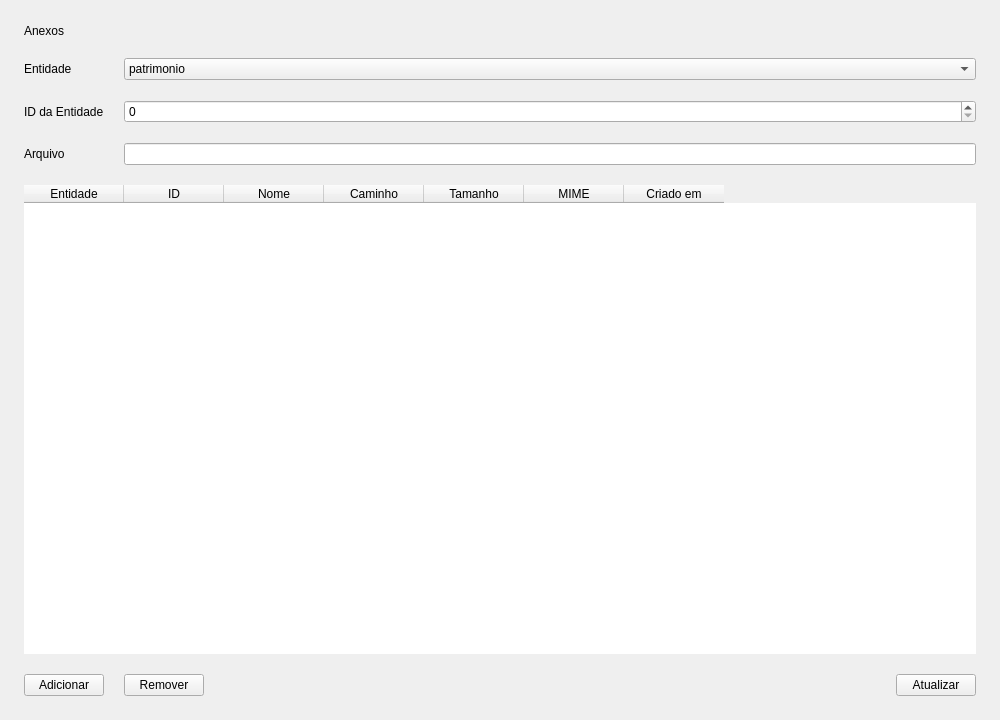
<?xml version='1.0' encoding='UTF-8'?>
<ui version="4.0">
  <class>AnexosWindow</class>
  <widget class="QWidget" name="AnexosWindow">
    <property name="geometry">
      <rect>
        <x>0</x>
        <y>0</y>
        <width>1000</width>
        <height>720</height>
      </rect>
    </property>
    <property name="windowTitle">
      <string>Anexos</string>
    </property>
    <layout class="QVBoxLayout" name="verticalLayout">
      <property name="spacing">
        <number>20</number>
      </property>
      <property name="leftMargin">
        <number>24</number>
      </property>
      <property name="topMargin">
        <number>24</number>
      </property>
      <property name="rightMargin">
        <number>24</number>
      </property>
      <property name="bottomMargin">
        <number>24</number>
      </property>
      <item>
        <widget class="QLabel" name="lbl_title">
          <property name="text">
            <string>Anexos</string>
          </property>
          <property name="alignment">
            <set>Qt::AlignmentFlag::AlignLeft | Qt::AlignmentFlag::AlignVCenter</set>
          </property>
        </widget>
      </item>
      <item>
        <layout class="QFormLayout" name="form">
          <item row="0" column="0">
            <widget class="QLabel" name="lblEnt">
              <property name="text">
                <string>Entidade</string>
              </property>
            </widget>
          </item>
          <item row="0" column="1">
            <widget class="QComboBox" name="cb_entidade">
              <item>
                <property name="text">
                  <string>patrimonio</string>
                </property>
              </item>
              <item>
                <property name="text">
                  <string>manutencao</string>
                </property>
              </item>
              <item>
                <property name="text">
                  <string>nota_fiscal</string>
                </property>
              </item>
            </widget>
          </item>
          <item row="1" column="0">
            <widget class="QLabel" name="lblEntId">
              <property name="text">
                <string>ID da Entidade</string>
              </property>
            </widget>
          </item>
          <item row="1" column="1">
            <widget class="QSpinBox" name="sb_entidade_id">
              <property name="maximum">
                <number>999999999</number>
              </property>
            </widget>
          </item>
          <item row="2" column="0">
            <widget class="QLabel" name="lblArq">
              <property name="text">
                <string>Arquivo</string>
              </property>
            </widget>
          </item>
          <item row="2" column="1">
            <widget class="QLineEdit" name="le_arquivo" />
          </item>
        </layout>
      </item>
      <item>
        <widget class="QTableWidget" name="tbl_anexos">
          <property name="frameShape">
            <enum>QFrame::Shape::NoFrame</enum>
          </property>
          <property name="frameShadow">
            <enum>QFrame::Shadow::Sunken</enum>
          </property>
          <property name="editTriggers">
            <set>QAbstractItemView::EditTrigger::NoEditTriggers</set>
          </property>
          <property name="selectionBehavior">
            <enum>QAbstractItemView::SelectionBehavior::SelectRows</enum>
          </property>
          <property name="gridStyle">
            <enum>Qt::PenStyle::NoPen</enum>
          </property>
          <property name="rowCount">
            <number>0</number>
          </property>
          <property name="columnCount">
            <number>7</number>
          </property>
          <column>
            <property name="text">
              <string>Entidade</string>
            </property>
          </column>
          <column>
            <property name="text">
              <string>ID</string>
            </property>
          </column>
          <column>
            <property name="text">
              <string>Nome</string>
            </property>
          </column>
          <column>
            <property name="text">
              <string>Caminho</string>
            </property>
          </column>
          <column>
            <property name="text">
              <string>Tamanho</string>
            </property>
          </column>
          <column>
            <property name="text">
              <string>MIME</string>
            </property>
          </column>
          <column>
            <property name="text">
              <string>Criado em</string>
            </property>
          </column>
        </widget>
      </item>
      <item>
        <layout class="QHBoxLayout" name="actions">
          <item>
            <widget class="QPushButton" name="btn_add">
              <property name="text">
                <string>Adicionar</string>
              </property>
            </widget>
          </item>
          <item>
            <widget class="QPushButton" name="btn_remover">
              <property name="text">
                <string>Remover</string>
              </property>
            </widget>
          </item>
          <item>
            <spacer name="hspacer">
              <property name="orientation">
                <enum>Qt::Orientation::Horizontal</enum>
              </property>
              <property name="sizeHint" stdset="0">
                <size>
                  <width>40</width>
                  <height>20</height>
                </size>
              </property>
            </spacer>
          </item>
          <item>
            <widget class="QPushButton" name="btn_atualizar">
              <property name="text">
                <string>Atualizar</string>
              </property>
            </widget>
          </item>
        </layout>
      </item>
    </layout>
  </widget>
  <resources />
  <connections />
</ui>
